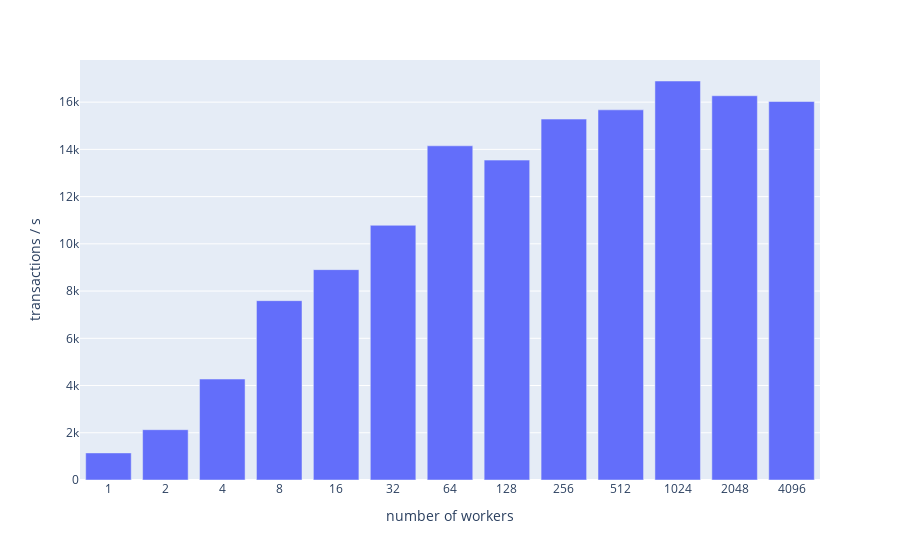

Notebook code cell kept with this figure:
### Markdown cell above
# Scaling on a single machine, without communication

Machine: AWS General purpose EC2, 32 vCPU

theoretical limit: ~32k tx

### Code cell
import pandas as pd
import matplotlib.pyplot as plt
import numpy as np
import plotly.express as px
import plotly.graph_objects as go

d1 = pd.read_csv("./bench/no-network.csv")

fig = px.bar(x=d1["num"], y=1/(d1["nsop"]*10**-9))
fig.update_layout(xaxis_type='category')
fig.update_yaxes(title_text="transactions / s")
fig.update_xaxes(title_text="number of workers")

fig.show()

### Figure 1 — Plotly figure (JSON) as saved in the notebook; plotly's stock layout.template omitted (floating-point values rounded to 4 significant figures)
{"data": [{"alignmentgroup": "True", "hoverlabel": {"namelength": 0}, "hovertemplate": "x=%{x}<br>y=%{y}", "legendgroup": "", "marker": {"color": "#636efa"}, "name": "", "offsetgroup": "", "orientation": "v", "showlegend": false, "textposition": "auto", "type": "bar", "x": [1, 2, 4, 8, 16, 32, 64, 128, 256, 512, 1024, 2048, 4096], "xaxis": "x", "y": [1147.0, 2130.0, 4274.0, 7593.0, 8907.0, 10780.0, 14150.0, 13550.0, 15280.0, 15670.0, 16890.0, 16270.0, 16030.0], "yaxis": "y"}], "layout": {"autosize": true, "barmode": "relative", "legend": {"tracegroupgap": 0}, "margin": {"t": 60}, "xaxis": {"anchor": "y", "autorange": true, "domain": [0, 1], "range": [-0.5, 12.5], "title": {"text": "number of workers"}, "type": "category"}, "yaxis": {"anchor": "x", "autorange": true, "domain": [0, 1], "range": [0, 17780.0], "title": {"text": "transactions / s"}, "type": "linear"}}}
